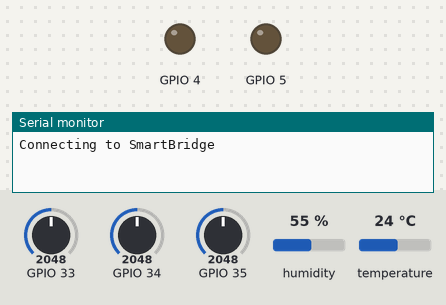
Recording of a sketch running on a simulated ESP32. Parts: output pins drawn as LEDs (lit = HIGH), the last lines printed to the serial monitor. The inputs (shaded band) are chosen by the test bench; at power-on: GPIO 33 = 2048, GPIO 34 = 2048, GPIO 35 = 2048, humidity 55 %, temperature 24 °C. WiFi joins after 1.5 s; servers stay silent unless stated.

Above: at 0.1 s.
At 1.9 s:
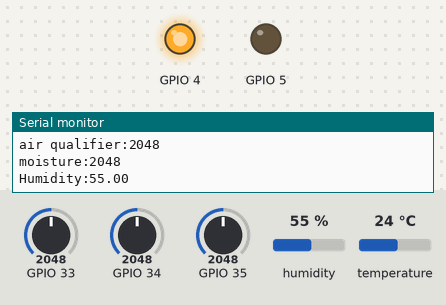
Timing chart, 0 to 3.4 s (numbered marks = the images above):
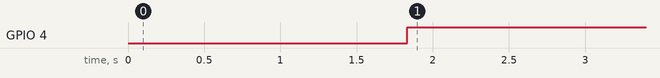

Measured:
- by itself, GPIO 4: LOW → HIGH at 1.8 s

The sketch:

project.ino
```cpp
#include <WiFi.h>
#include <WiFiClient.h>
#include <WiFiServer.h>
#include <WiFiUdp.h>
#include <Adafruit_Sensor.h>
#include <DHT.h>
#define DHTPIN 2    // Digital pin connected to the DHT sensor
#define DHTTYPE    DHT11
#include<ThingSpeak.h>
DHT dht(DHTPIN, DHTTYPE);
const char* ssid     = "SmartBridge"; // Your ssid
const char* password = "smartbridge@sb"; // Your Password
WiFiClient client;
unsigned long mychannelnumber=787423;
const char* APIkey="P25B5U1MQY00OID7";
float temp_celsius=0;
float temp_fahrenheit=0;
WiFiServer server(80);
int s;
int g;
int t;
float h;
void setup() {
  // put your setup code here, to run once:
  pinMode(33,INPUT);
  pinMode(4,OUTPUT);
  pinMode(5,OUTPUT);
  pinMode(34,INPUT);
  pinMode(35,INPUT);
  pinMode(2,INPUT);
  Serial.begin(115200);
  ThingSpeak.begin(client);
  Serial.println();
  Serial.println();
Serial.print("Connecting to ");
Serial.println(ssid);
WiFi.begin(ssid, password);
while (WiFi.status() != WL_CONNECTED) {
delay(500);
Serial.print(".");
dht.begin();
}
Serial.println("");
Serial.println("WiFi is connected");
server.begin();
Serial.println("Server started");
Serial.println(WiFi.localIP());
}
//lm35:
 void temparature(){
  int t=analogRead(33);
  temp_celsius=t/9.31;
  temp_fahrenheit = temp_celsius * 1.8 + 32.0;
Serial.print("  Temperature = ");
Serial.print(temp_celsius);
Serial.print(" Celsius, ");
Serial.print(temp_fahrenheit);
Serial.println(" Fahrenheit");
//delay(1000);
 }
//air qualifier:
void airqualifier(){
  g=analogRead(34);
  Serial.print("air qualifier:");
  Serial.println(g);
 // delay(1000);
  }
//soil moisture:
void moisture(){
  s=analogRead(35);
  Serial.print("moisture:");
  Serial.println(s);
 // ThingSpeak.writeField(mychannelnumber,3,s,APIkey);
  //delay(1000);
}
//humidity
void humidity(){
   float h = dht.readHumidity();
  Serial.print("Humidity:");
  Serial.println(h);

 ThingSpeak.writeField(mychannelnumber,4,h,APIkey);
  //delay(500);
}
//motor
void motor(){
  if(s<3000){
  digitalWrite(4,HIGH);
  digitalWrite(5,LOW);
  //delay(1000);
  }
  else{
  digitalWrite(4,LOW);
  digitalWrite(5,LOW);
  //delay(1000);
  }
 }
void loop(){
  temparature();
  airqualifier();
  moisture();
   humidity();
  motor();
  //humidity();
  WiFiClient client = server.available();
client.println("HTTP/1.1 200 OK");
client.println("Content-Type: text/html");
client.println("Connection: close");  // the connection will be closed after completion of the response
client.println("Refresh: 10");  // update the page after 10 sec
client.println();
client.println("<!DOCTYPE HTML>");
client.println("<html>");
client.print("<p style='text-align: center;'><span style='font-size: x-large;'><strong>Digital Temperature meter</strong></span></p>");
client.print("<p style='text-align: center;'><span style='color: #0000ff;'><strong style='font-size: large;'>Temperature (*C)= ");
client.println(temp_celsius);
client.print("<p style='text-align: center;'><span style='color: #0000ff;'><strong style='font-size: large;'>Temperature (F) = ");
client.println(temp_fahrenheit);
client.print("</p>");
client.println("</html>");
//delay(5000);
//ThingSpeak.writeField(mychannelnumber,1,temp_celsius,APIkey);
//delay(30000);
client.print("<p style='text-align: center;'><span style='font-size: x-large;'><strong>Air Qualifier</strong></span></p>");
client.print("<p style='text-align: center;'><span style='color: #0000ff;'><strong style='font-size: large;'>air qualifier= ");
client.println(g);
//delay(5000);
//ThingSpeak.writeField(mychannelnumber,2,g,APIkey);
//delay(30000);
client.print("<p style='text-align: center;'><span style='font-size: x-large;'><strong>Digital Soil Moisture meter</strong></span></p>");
client.print("<p style='text-align: center;'><span style='color: #0000ff;'><strong style='font-size: large;'>Soil Moisture= ");
client.println(s);
//delay(5000);
 client.print("<p style='text-align: center;'><span style='font-size: x-large;'><strong>Digital Humidity meter</strong></span></p>");
  client.print("<p style='text-align: center;'><span style='color: #0000ff;'><strong style='font-size: large;'>humidity= ");
  client.println(h);

//delay(30000);
//delay(5000);

delay(30000);

}
```
